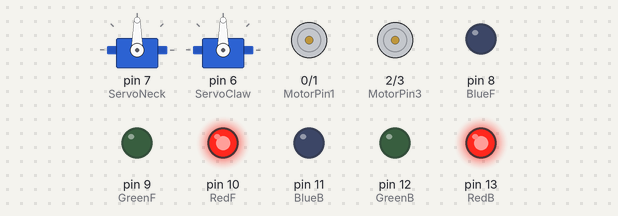
The sketch below on a simulated Arduino Uno, built with avr-gcc and run on an emulated ATmega328P. On the bench: 2 × servo, motor-driver pin pairs drawn as motors (green arrow = first pin HIGH = forward, orange = second pin HIGH = backward, longer = more drive), output pins drawn as LEDs (lit = HIGH).

Above: at 0.1 s.
At 1.1 s:
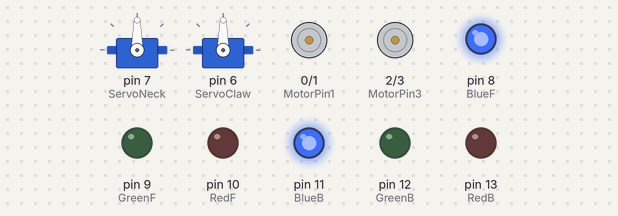
At 2.6 s:
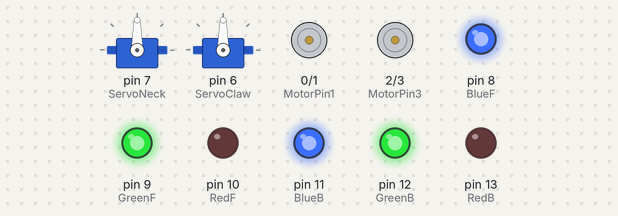
At 13.9 s:
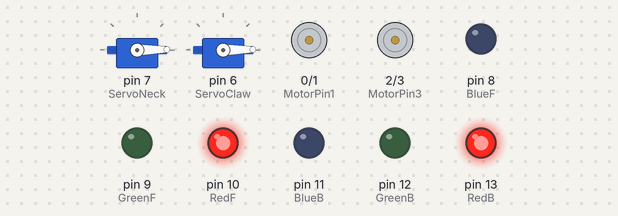
At 20.6 s:
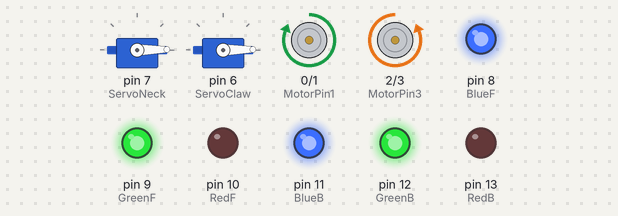
At 38.6 s:
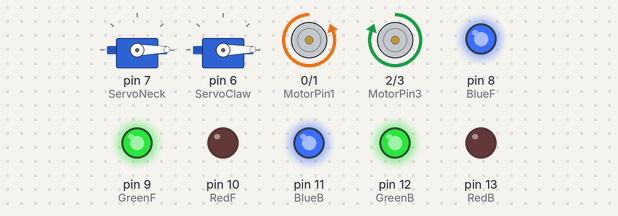
Timing chart, 0 to 40.0 s (numbered marks = the images above):
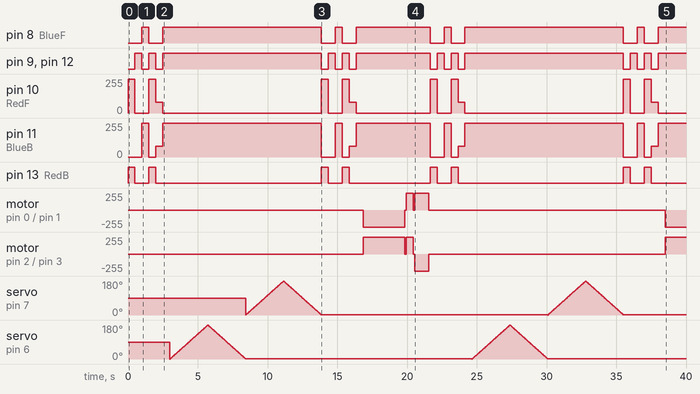

Measured:
- by itself, pin 8 (BlueF): LOW → HIGH at 1.0 s, → LOW 0.50 s later, → HIGH 1.0 s later, → LOW 11.4 s later, … (15 changes in this stretch)
- by itself, pin 13 (RedB): LOW → HIGH at 0.00 s, → LOW 0.50 s later, → HIGH 1.0 s later, → LOW 0.50 s later, … (16 changes in this stretch)
- by itself, pin 10 (RedF): 0/255 → 255/255 at 0.00 s, → 0/255 0.50 s later, → 255/255 1.0 s later, → 80/255 0.50 s later, … (20 changes in this stretch)
- by itself, pin 11 (BlueB): 0/255 → 255/255 at 1.0 s, → 0/255 0.50 s later, → 80/255 0.50 s later, → 255/255 0.50 s later, … (19 changes in this stretch)

The sketch:

BlackRover.ino
```cpp
/*
 Name:		BlackRover.ino
 Created:	9/19/2015 10:45:32 AM
 Author:	Ke'Ondrae
*/

#include <Servo.h>

int MotorPin1 = 0;
int MotorPin2 = 1;
int MotorPin3 = 2;
int MotorPin4 = 3;
int RedF = 10;
int RedB = 13;
int GreenF = 9;
int GreenB = 12;
int BlueF = 8;
int BlueB= 11;
int ServoNeck = 7;
int ServoClaw = 6;
int trigger = 5;
int echo = 6;
int distance = 0;// distance away from object
int duration = 0;// how long it takes to receive echo
int angle = 0;

Servo servoNeck;
Servo servoClaw;

// the setup function runs once when you press reset or power the board
void setup() {

	pinMode(MotorPin1, OUTPUT); //Backwards Right
	pinMode(MotorPin2, OUTPUT); //Forward Right
	pinMode(MotorPin3, OUTPUT); //Forward Left
	pinMode(MotorPin4, OUTPUT); //Backwards Left
	pinMode(RedF, OUTPUT);
	pinMode(RedB, OUTPUT);
	pinMode(GreenF, OUTPUT);
	pinMode(GreenB, OUTPUT);
	pinMode(BlueF, OUTPUT);
	servoNeck.attach(ServoNeck);
	servoClaw.attach(ServoClaw);
	pinMode(trigger, OUTPUT);
	pinMode(echo, INPUT);

}

// the loop function runs over and over again until power down or reset
void loop() {

	ColorShow();

	ClawServo();

	NeckServo();

	ColorShow();

	Forward();
	delay(3000);

	Stop();
	delay(100);

	RightTurn();
	delay(500);

	Stop();
	delay(100);

	Backward();
	delay(1000);

	Stop();
	delay(100);

}


void setColor(int red, int green, int blue)
{
#ifdef COMMON_ANODE
	red = 255 - red;
	green = 255 - green;
	blue = 255 - blue;
#endif

	//Front RGB's
	analogWrite(RedF, red);
	analogWrite(GreenF, green);
	analogWrite(BlueF, blue);

	//Back RGB's
	analogWrite(RedB, red);
	analogWrite(GreenB, green);
	analogWrite(BlueB, blue);
}

void Forward() {

	digitalWrite(MotorPin2, HIGH);//Right
	digitalWrite(MotorPin3, HIGH);//Left

}

void Stop() {

	digitalWrite(MotorPin1, LOW);//Right
	digitalWrite(MotorPin2, LOW);//Right
	digitalWrite(MotorPin3, LOW);//Left
	digitalWrite(MotorPin4, LOW);//Left

}

void Backward() {

	digitalWrite(MotorPin1, HIGH);//Right
	digitalWrite(MotorPin4, HIGH);//Left


}

void RightTurn() {

	digitalWrite(MotorPin1, HIGH);//RightForward
	digitalWrite(MotorPin3, HIGH);//LeftBack
}

void LeftTurn() {

	digitalWrite(MotorPin2, HIGH);//RightForward
	digitalWrite(MotorPin4, HIGH);//LeftBack

}

void ColorShow() {
	//Color Show
	setColor(255, 0, 0);  // red
	delay(500);
	setColor(0, 255, 0);  // green
	delay(500);
	setColor(0, 0, 255);  // blue
	delay(500);
	setColor(255, 255, 0);  // yellow
	delay(500);
	setColor(80, 0, 80);  // purple
	delay(500);
	setColor(0, 255, 255);  // aqua
	delay(500);
}

void NeckServo() {
	// scan from 0 to 180 degrees
	for (angle = 0; angle < 180; angle++)
	{
		servoNeck.write(angle);
		delay(15);
	}
	// now scan back from 180 to 0 degrees
	for (angle = 180; angle > 0; angle--)
	{
		servoNeck.write(angle);
		delay(15);
	}
}

void ClawServo() {
	// scan from 0 to 180 degrees
	for (angle = 0; angle < 180; angle++)
	{
		servoClaw.write(angle);
		delay(15);
	}
	// now scan back from 180 to 0 degrees
	for (angle = 180; angle > 0; angle--)
	{
		servoClaw.write(angle);
		delay(15);
	}
}
```
